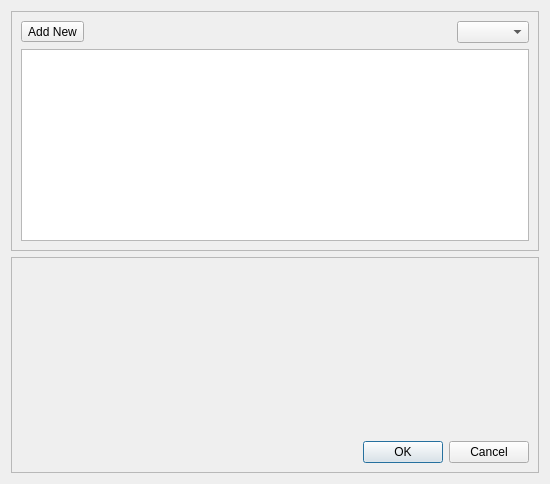
<?xml version="1.0" encoding="UTF-8"?>
<ui version="4.0">
 <class>MainWidget</class>
 <widget class="QWidget" name="MainWidget">
  <property name="geometry">
   <rect>
    <x>0</x>
    <y>0</y>
    <width>550</width>
    <height>484</height>
   </rect>
  </property>
  <property name="windowTitle">
   <string notr="true">MainWidget</string>
  </property>
  <layout class="QVBoxLayout" name="verticalLayout">
   <item>
    <widget class="QFrame" name="frameList">
     <property name="frameShape">
      <enum>QFrame::StyledPanel</enum>
     </property>
     <property name="frameShadow">
      <enum>QFrame::Raised</enum>
     </property>
     <layout class="QVBoxLayout" name="verticalItemsLayout">
      <item>
       <layout class="QHBoxLayout" name="horizontalLayout_3">
        <item>
         <widget class="QToolButton" name="pushNew">
          <property name="text">
           <string>Add New</string>
          </property>
          <property name="popupMode">
           <enum>QToolButton::InstantPopup</enum>
          </property>
          <property name="toolButtonStyle">
           <enum>Qt::ToolButtonTextBesideIcon</enum>
          </property>
          <property name="arrowType">
           <enum>Qt::NoArrow</enum>
          </property>
         </widget>
        </item>
        <item>
         <spacer name="horizontalSpacer_2">
          <property name="orientation">
           <enum>Qt::Horizontal</enum>
          </property>
          <property name="sizeHint" stdset="0">
           <size>
            <width>40</width>
            <height>20</height>
           </size>
          </property>
         </spacer>
        </item>
        <item>
         <widget class="QComboBox" name="comboFilter"/>
        </item>
       </layout>
      </item>
      <item>
       <widget class="QListWidget" name="listItems"/>
      </item>
     </layout>
    </widget>
   </item>
   <item>
    <widget class="QFrame" name="frameEdit">
     <property name="frameShape">
      <enum>QFrame::StyledPanel</enum>
     </property>
     <property name="frameShadow">
      <enum>QFrame::Raised</enum>
     </property>
     <layout class="QGridLayout" name="gridLayout_3">
      <item row="1" column="0">
       <widget class="QDialogButtonBox" name="buttonBox">
        <property name="standardButtons">
         <set>QDialogButtonBox::Cancel|QDialogButtonBox::Ok</set>
        </property>
       </widget>
      </item>
      <item row="0" column="0">
       <widget class="QScrollArea" name="scrollWidget">
        <property name="frameShape">
         <enum>QFrame::NoFrame</enum>
        </property>
        <property name="frameShadow">
         <enum>QFrame::Plain</enum>
        </property>
        <property name="widgetResizable">
         <bool>true</bool>
        </property>
        <widget class="QWidget" name="scrollAreaWidgetContents">
         <property name="geometry">
          <rect>
           <x>0</x>
           <y>0</y>
           <width>526</width>
           <height>189</height>
          </rect>
         </property>
         <layout class="QGridLayout" name="gridLayout">
          <item row="0" column="0">
           <widget class="QFrame" name="frameWidget">
            <property name="frameShape">
             <enum>QFrame::NoFrame</enum>
            </property>
            <property name="frameShadow">
             <enum>QFrame::Raised</enum>
            </property>
           </widget>
          </item>
         </layout>
        </widget>
       </widget>
      </item>
     </layout>
    </widget>
   </item>
  </layout>
 </widget>
 <tabstops>
  <tabstop>listItems</tabstop>
  <tabstop>buttonBox</tabstop>
 </tabstops>
 <resources/>
 <connections/>
</ui>
